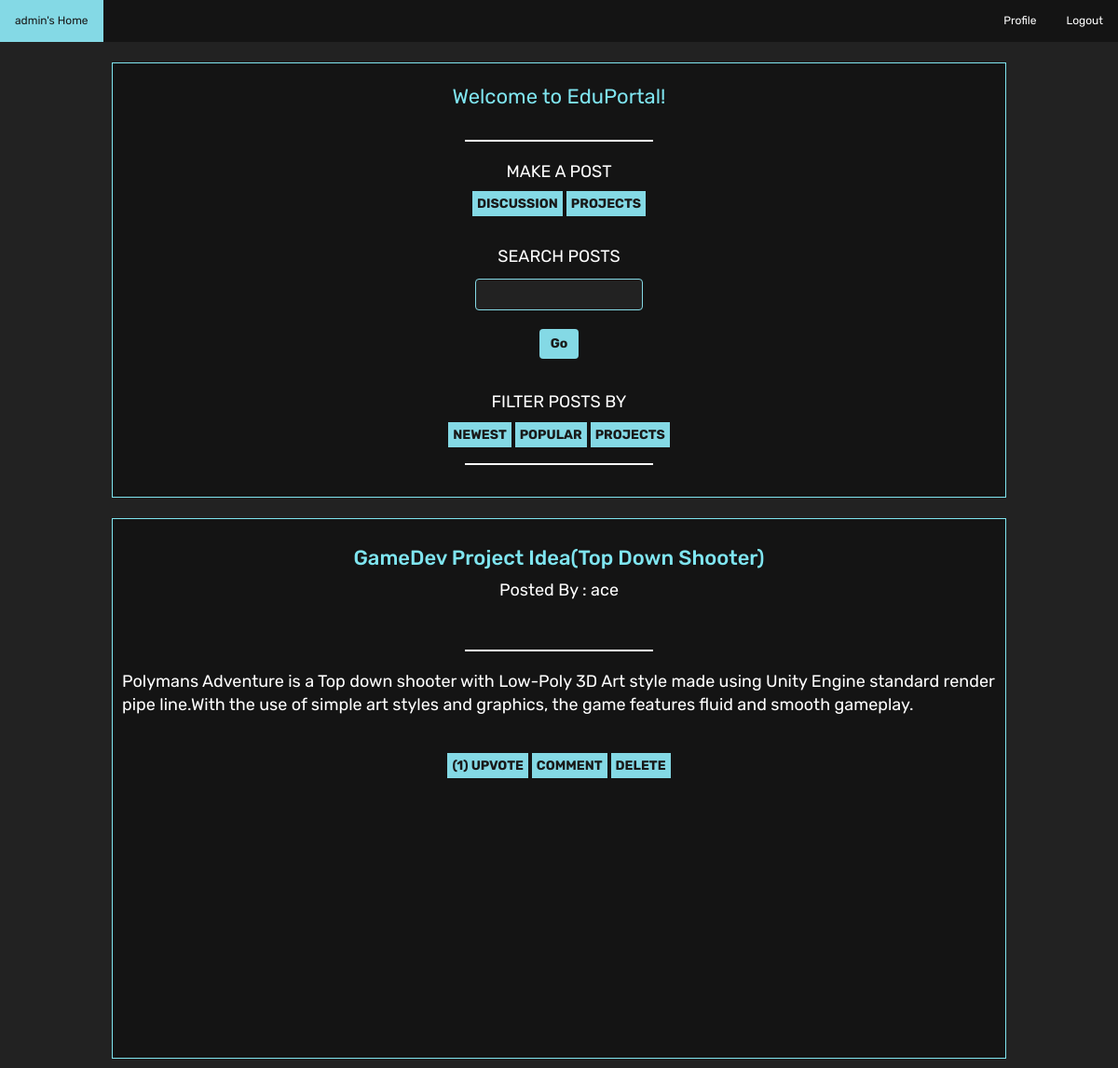
/home.php?projects=1 (signed in), run on the app's committed database.
### tables this page shows
CREATE TABLE `projecttable2` (
  `title` varchar(255) NOT NULL,
  `content` longtext NOT NULL,
  `author` varchar(255) NOT NULL,
  `image` varchar(255) NOT NULL,
  `id` int(11) NOT NULL,
  `likes` int(11) NOT NULL DEFAULT 0,
  `dislikes` int(11) NOT NULL DEFAULT 0,
  `tags` int(11) NOT NULL
);

### get_post.php (the view, shortened to what this page needs)
<?php
function getProjects(){
  $con = mysqli_connect("localhost","root","","posts");
  $query = "select * from projecttable2 order by id desc";
  $result=mysqli_query($con,$query);
  while($row=mysqli_fetch_array($result)){
    if($_SESSION['email']==='admin'){
      echo '
      <div class="container">
      <h3 class="posttitle">'.$row['title'].'</h3>
      <p class="postcontent">Posted By : '.$row['author'].'</p>
      <br>
      <hr width="200px">
      <p class="postcontent">'.$row['content'].'<p>
      <br>
      <div class ="interact">
      <a class="btnLike" href="like.php?id='.$row["id"].'"><span>('.$row["likes"].') </span>UPVOTE</a>
      <a class="btnLike" href="comment_proj.php?id='.$row["id"].'"></span>COMMENT</a>
      <a class="btnLike" href="deleteProj.php?id='.$row["id"].'"></span>DELETE</a>
      </div>
      </div>
      ';
   }
  }
}
?>

### styles/inprof.css (style rules this page uses)
body { background: #222222; }
.container { display: flex; flex-direction: column; align-items: center; background: #141414; border:1px solid #7FE5F0; margin-top: 10px; margin-bottom: 10px; padding:40px; width:70%; }
hr { border: 1px solid ; color:#fff; }
.posttitle { font-size: 30px; font-family: 'Rubik', sans-serif; color:#7FE5F0; }
.postcontent { font-size: 18px; font-family: 'Rubik', sans-serif; color:#fff; }
.btnLike { width: 100%; padding: 5px; background-color:#84D9E5; color:#191919; border:0; font-weight: bold; font-family: 'Rubik', sans-serif; }
@media screen and (max-width: 1200px) { .container { padding:10px; width:80%; height: 580px; overflow-y: scroll; } }
@media screen and (max-width: 1200px) { .posttitle { font-size: 22px; } }

### data on the page
projecttable2: title "GameDev Project Idea(Top Down Shooter)", author "ace", content "Polymans Adventure is a Top down shooter with Low-Poly 3D Art style made using Unity Engine standard render pipe line.With the use of simple art styles and graphics, the game features fluid and smooth gameplay.", likes "1"

### other printed values
$_SESSION["email"] "admin"
